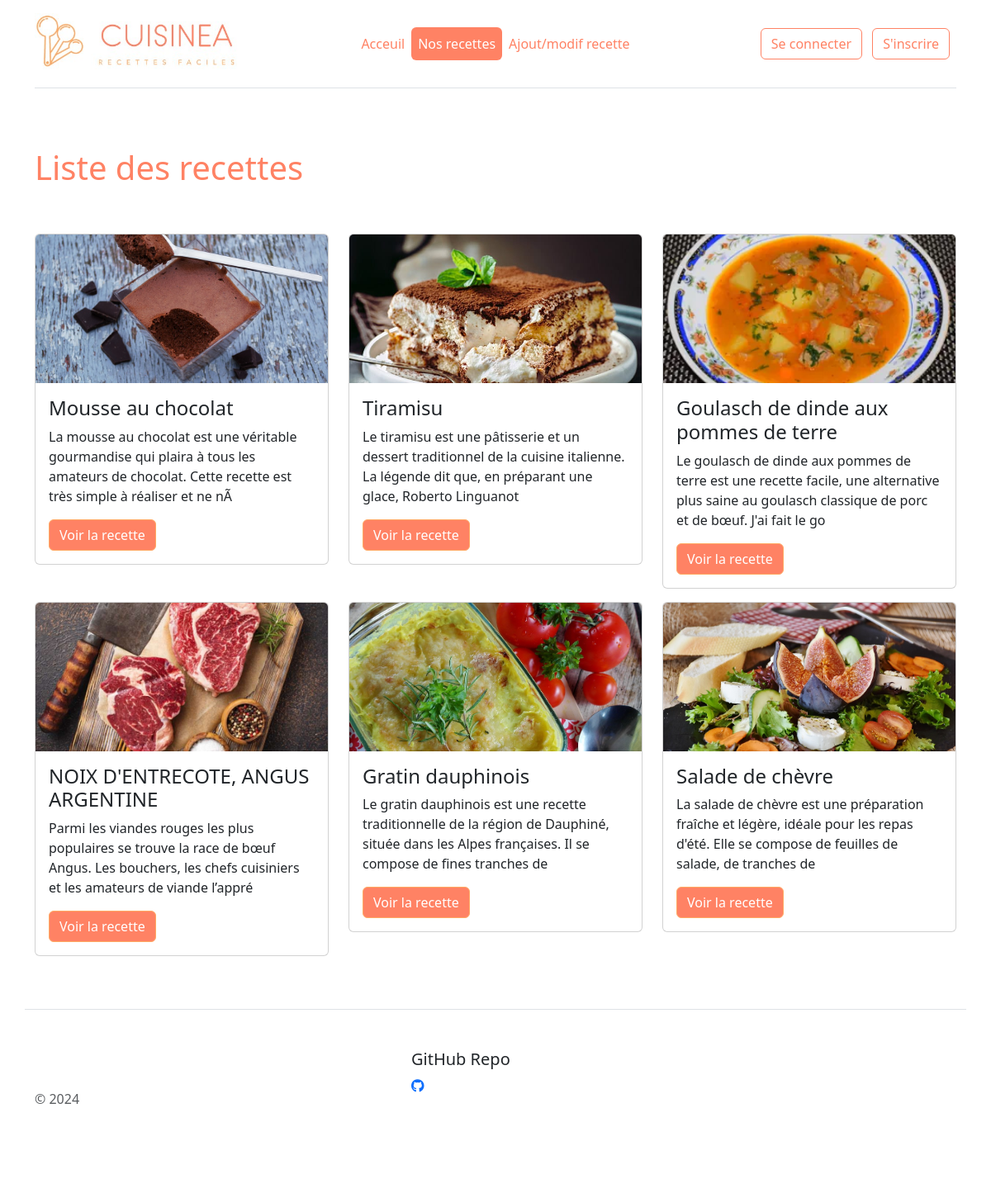
Page /recettes.php on the committed database.
### tables this page shows
CREATE TABLE IF NOT EXISTS recipes (
    id INT AUTO_INCREMENT PRIMARY KEY,
    category_id INT,
    title VARCHAR(255) NOT NULL,
    description TEXT,
    ingredients TEXT,
    instructions TEXT,
    image VARCHAR(255),
    FOREIGN KEY (category_id) REFERENCES categories(id)
);

### lib/config.php (called while the page is built, shortened)
<?php
$mainMenu = [
  'index.php' => 'Acceuil',
  'recettes.php' => 'Nos recettes',
  'ajout_modification_recette.php' => 'Ajout/modif recette'
 ];

### lib/recipe.php (called while the page is built, shortened)
<?php
function getRecipeImage(string|null $image)
{
  if ($image === null) {
    return _ASSETS_IMG_PATH_ . 'recipe_default.jpg';
  } else {
    return _RECIPES_IMG_PATH_ . $image;
  }
}
function getRecipes(PDO $pdo, int $limit = null)
{
  $sql = 'SELECT * FROM recipes ORDER BY RAND() DESC';
  $query = $pdo->prepare($sql);
  $query->execute();
  return $query->fetchAll();
}

### templates/recipe_partial.php (the view)
<div class="col-md-4">
  <div class="card mb-3">
    <img src="<?=getRecipeImage($recipe['image']); ?>" class="card-img-top" alt="<?= $recipe['title'] ?>">
    <div class="card-body">
      <h4 class="card-title"><?= $recipe['title'] ?></h4>
      <p class="card-text"><?= substr($recipe['description'], 0, 150) ?></p>
      <a href="recette.php?id=<?=$recipe['id'] ?>" class="btn btn-primary">Voir la recette</a>
    </div>
  </div>
</div>

### templates/header.php (shortened to what this page needs)
<?php
require_once('lib/config.php');
$currentPage = basename($_SERVER['SCRIPT_NAME']);
?>
<!DOCTYPE html>
<html lang="fr">
<head>
  <link rel="stylesheet" href="https://cdnjs.cloudflare.com/ajax/libs/font-awesome/6.4.0/css/all.min.css">
  <link href="https://cdn.jsdelivr.net/npm/bootstrap@5.3.3/dist/css/bootstrap.min.css" rel="stylesheet">
  <link href="assets/css/override-bootstrap.css" rel="stylesheet">
  <link href="assets/css/style.css" rel="stylesheet">
</head>
<body>
  <div class="container">
    <header class="d-flex flex-wrap align-items-center justify-content-center justify-content-md-between py-3 mb-4 border-bottom">
      <div class="col-md-3 mb-2 mb-md-0">
        <a href="index.php" class="d-inline-flex link-body-emphasis text-decoration-none">
          <img src="assets/images/logo-cuisinea-horizontal.jpg" alt="logo Cuisinea" width="250">
        </a>
      </div>
      <ul class="nav col-12 col-md-auto mb-2 justify-content-center mb-md-0 nav nav-pills">
        <?php foreach ($mainMenu as $key => $value) { ?>
          <li class="nav-item"><a href="<?= $key ?>" class="nav-link px-2 <?php if ($currentPage === $key) {
                                                                            echo 'active';
                                                                          } ?>"><?= $value ?></a></li>
        <?php } ?>
      </ul>
      <div class="col-md-3 text-end">
        <?php if (!isset($_SESSION['user'])) { ?>
          <a href="login.php" class="btn btn-outline-primary me-2">Se connecter</a>
          <a href="inscription.php" class="btn btn-outline-primary me-2">S'inscrire</a>
        <?php } else { ?>
          <a href="logout.php" class="btn btn-primary">Se déconnecter</a>
        <?php } ?>
      </div>
    </header>

### recettes.php
<?php
require_once('lib/recipe.php');
include('templates/header.php');
$recipes = getRecipes($pdo);
?>
<div class="row flex-lg-row-reverse align-items-center g-5 py-5">
  <h1>Liste des recettes</h1>
</div>
<div class="row">
  <?php foreach ($recipes as $key => $recipe) {
    include('templates/recipe_partial.php');
  } ?>
</div>
<?php
include('templates/footer.php');
?>

### templates/footer.php (shortened to what this page needs)
<footer class="row row-cols-1 row-cols-sm-2 row-cols-md-5 py-5 my-5 border-top">
  <div class="col mb-3">
    <a href="/" class="d-flex align-items-center mb-3 link-body-emphasis text-decoration-none">
      <svg class="bi me-2" width="40" height="32">
        <use xlink:href="#bootstrap"></use>
      </svg>
    </a>
    <p class="text-body-secondary">© 2024</p>
  </div>
  <div class="col mb-3">
  </div>
  <div class="col mb-3">
    <h5>GitHub Repo</h5>
    <ul class="nav flex-column">
      <li class="nav-item mb-2"><a href="https://github.com/Techni-Dan/Cuisinea" target="_blank" ="nav-link p-0 text-body-secondary"><i class="fa-brands fa-github"></i></a></li>
    </ul>
  </div>
  <div class="col mb-3">
    <ul class="nav flex-column">
    </ul>
  </div>
  <div class="col mb-3">
    <ul class="nav flex-column">
    </ul>
  </div>
</footer>
</div>
</body>
</html>

### rows in the picture
recipes: image (picture), title "Mousse au chocolat", description "La mousse au chocolat est une véritable gourmandise qui plaira à tous les amateurs de chocolat. Cette recette est très simple à réaliser et ne nÃ"
recipes: image (picture), title "Tiramisu", description "Le tiramisu est une pâtisserie et un dessert traditionnel de la cuisine italienne. La légende dit que, en préparant une glace, Roberto Linguanot"
recipes: image (picture), title "Goulasch de dinde aux pommes de terre", description "Le goulasch de dinde aux pommes de terre est une recette facile, une alternative plus saine au goulasch classique de porc et de bœuf. J'ai fait le go"
recipes: image (picture), title "NOIX D'ENTRECOTE, ANGUS ARGENTINE", description "Parmi les viandes rouges les plus populaires se trouve la race de bœuf Angus. Les bouchers, les chefs cuisiniers et les amateurs de viande l’appré"
recipes: image (picture), title "Gratin dauphinois", description "Le gratin dauphinois est une recette traditionnelle de la région de Dauphiné, située dans les Alpes françaises. Il se compose de fines tranches de"
recipes: image (picture), title "Salade de chèvre", description "La salade de chèvre est une préparation fraîche et légère, idéale pour les repas d'été. Elle se compose de feuilles de salade, de tranches de"

### other values in the picture
$value "Acceuil"
$value "Nos recettes"
$value "Ajout/modif recette"
